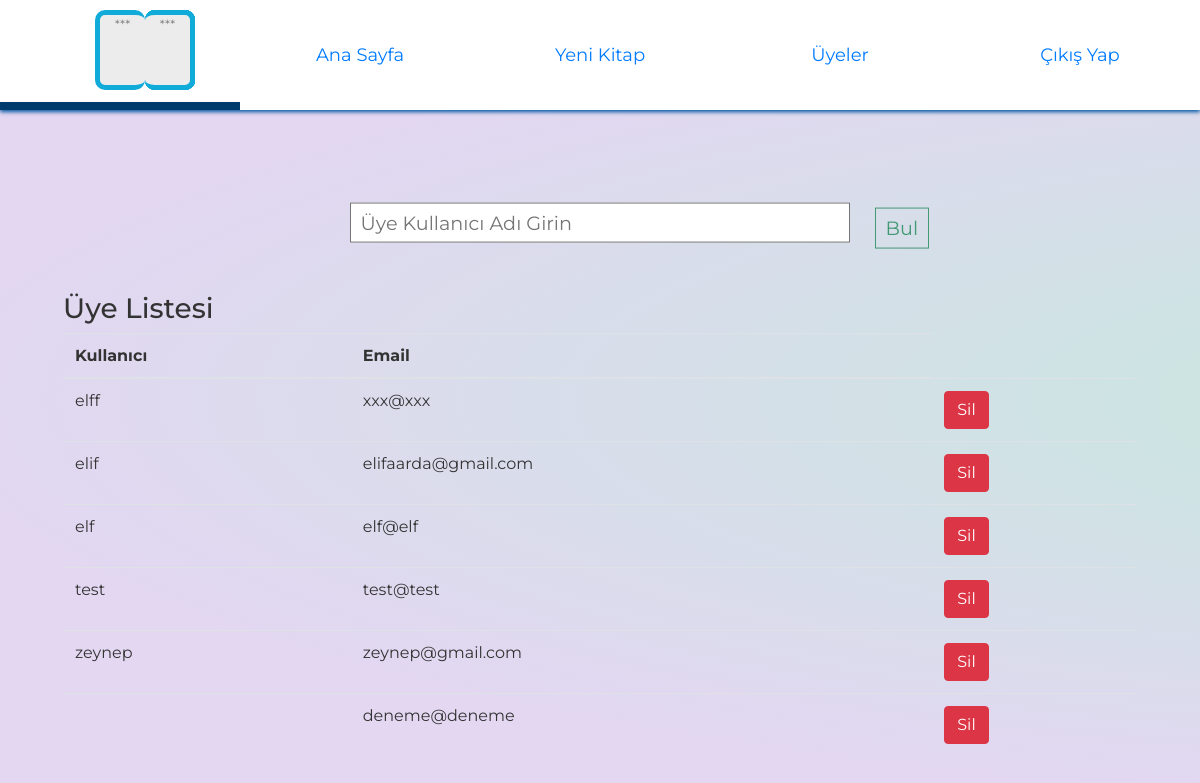
/admin_users, run on the app's committed database.
### Models/user.py (models this page shows, shortened)
class User(UserMixin,db.Model):
    __tablename__ = 'user'
    id = db.Column(db.Integer, primary_key=True)
    username = db.Column(db.String(120))
    email = db.Column(db.String(120))
    password = db.Column(db.String(80))

### Routes/routes.py (the view)
@routes.route("/admin_users")
def admin_users():
    users = User.query.all()
    return render_template("admin_users.html", users=users)

### templates/admin_users.html (shortened to what this page needs)
<html>
<head>
    <link rel="stylesheet" href="https://maxcdn.bootstrapcdn.com/bootstrap/4.0.0/css/bootstrap.min.css">
    <link rel="stylesheet" type="text/css" href="../static/css/home.css" />
    <link rel="stylesheet" type="text/css" href="../static/css/search.css" />
</head>
<body>
    <div>
        <section class='header'>
            <header>
                <ul class='menu'>
                <li>
                        <div class="logo">
                            <div class="paper">
                            </div>
                            <div class="paper">
                            </div>
                        </div>
                    </li>
                    <li>
                        <a href='/admin'>Ana Sayfa</a>
                    </li>
                    <li>
                        <a href='/admin_book'>Yeni Kitap</a>
                    </li>
                    <li>
                        <a href='/admin_users'>Üyeler</a>
                    </li>
                    <li class="logout">
                        <a href='/logout'>Çıkış Yap</a>
                    </li>
                </ul>
            </header>
        </section>
        <div style="margin-top: 150px;" class="container">
            <form action="/member_search" method="POST" id="searchform">
                <input type="text" name="member_search" id="search-bar" placeholder="Üye Kullanıcı Adı Girin" />
                <button type="submit" name="member_search" id="submit">Bul</button>
            </form>
            <table class="table table-hover">
                <h3>Üye Listesi</h3>
                <thead>
                    <tr>
                        <th scope="col">Kullanıcı</th>
                        <th scope="col">Email</th>
                    </tr>
                </thead>
                <tbody>
                {% if members: %}
                    {%for member in members %}
                    <tr>
                        <td>{{member.username}}</td>
                        <td>{{member.email}}</td>
                        <td><a href="/user_delete/{{member.id}}" method="DELETE" class="btn btn-danger">Sil</a>
                    </tr>
                    {% endfor %}
                    {% else %}
                      {%for user in users %}
                    <tr>
                        <td>{{user.username}}</td>
                        <td>{{user.email}}</td>
                        <td><a href="/user_delete/{{user.id}}" method="DELETE" class="btn btn-danger">Sil</a>
                    </tr>
                    {% endfor %}
                    {% endif %}
                </tbody>
            </table>
        </div>
    </div>
</body>
</html>

### static/css/home.css (style rules this page uses)
body { font-family: "Montserrat", Helvetica, sans-serif; background: radial-gradient( ellipse at center, rgba(194, 234, 219, 1) 0%, rgba(227, 215, 242, 1) 74%, rgba(227, 215, 242, 1) 74%); background-size: 300%; padding: 3em; color: #333; }
a { font-weight: 400; font-size: 18px; -webkit-transition: all 0.25s; transition: all 0.25s; }
ul { padding: 0; margin: 0; }
.header { position: fixed; top: 0; left: 0; right: 0; height: 110px; background: #fff; box-shadow: 0 2px 4px #0056a1; z-index: 2; }
.menu li { width: 20%; height: 110px; box-sizing: border-box; display: block; float: left; list-style: none; position: relative; display: table; border-bottom: 0px solid #007fed; -webkit-transition: all 0.25s; transition: all 0.25s; }
.menu li a { display: block; text-align: center; display: table-cell; vertical-align: middle; text-decoration: none; }
li .logo { position: relative; width: 40px; height: 70px; margin: 15px auto; perspective: 190px; transform-style: preserve-3d; -webkit-backface-visibility: visible; margin-left: 150px; }
.logo .paper { position: absolute; margin: auto; left: -9999px; right: -9999px; top: -9999px; bottom: -9999px; width: 50px; height: 80px; background: #ececec; border: 5px solid #10abd9; border-radius: 10px; border-left: 0; transform-origin: 0% 50%; text-align: center; color: gray; }
.logo .paper::after { content: "***"; font-size: 80%; }
.logo .paper:nth-child(2) { transform: rotateY(180deg); }
.logo .paper:nth-child(12) { animation: flip 2.5s infinite ease-in-out; animation-delay: 2.8861s; }

### static/css/search.css (style rules this page uses)
html, body { width: 100%; height: 100%; }
body { background: radial-gradient( ellipse at center, rgba(194, 234, 219, 1) 0%, rgba(227, 215, 242, 1) 74%, rgba(227, 215, 242, 1) 74%); background-size: 300%; font-family: "Montserrat", Helvetica, sans-serif; padding: 3em; color: #333; }
#searchform { display: block; margin: 0 auto; width: 100%; max-width: 500px; transform: translateY(10%); position: relative; }
#search-bar { display: block; margin: 0.25em 0 0; width: 100%; padding: 0.25em 0.5em; font-size: 1.2em; }
.output, #search-bar { background: #fff; border: 1px solid #767676; }
#submit { display: block; margin: -1.83em 525 2.5em; padding: 0.25em 0.5em; font-size: 1.2em; color: #439973; border: 1px solid #439973; background: 0; transition: color 0.2s, background 0.2s; }

### data on the page
User: username "elff", email "xxx@xxx"
User: username "elif", email "elifaarda@gmail.com"
User: username "elf", email "elf@elf"
User: username "test", email "test@test"
User: username "zeynep", email "zeynep@gmail.com"
User: email "deneme@deneme"
